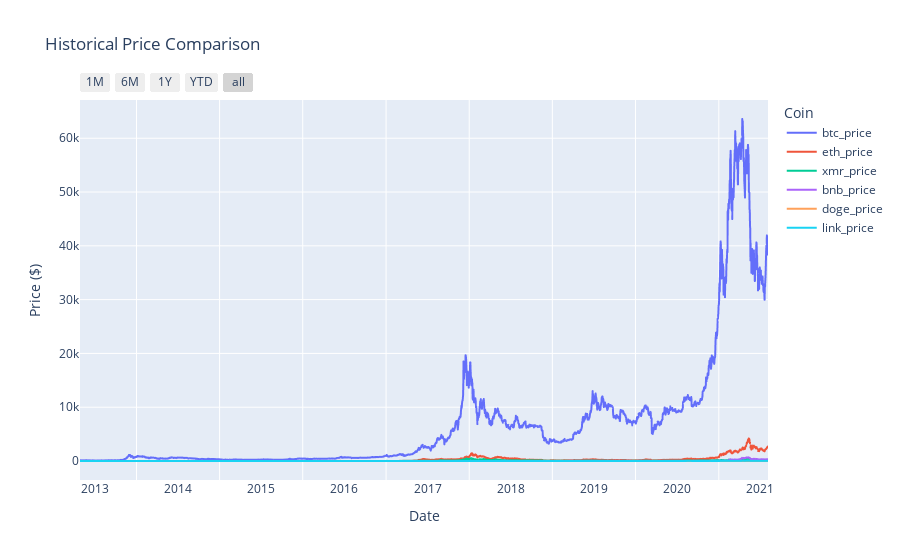

The notebook cell saved with this chart:
### Markdown cell above
## 4.2 Daily Historical Price Chart Since Existence of the Coin

### Code cell
col1=['btc_price','eth_price','xmr_price', 'bnb_price', 'doge_price', 'link_price']
fig = px.line(df, x='date', y=col1,hover_data={"date": "|%B %d, %Y"},title='Historical Price Comparison',labels={'date':"Date", 'variable' :"Coin" , 'value' :"Price ($)"})
fig.update_xaxes(
    #tickformat="%b\n%Y",
    ticklabelmode="period",
    rangeslider_visible=False,
    rangeselector=dict(
        buttons=list([
            dict(count=1, label="1M", step="month", stepmode="backward"),
            dict(count=6, label="6M", step="month", stepmode="backward"),
            dict(count=1, label="1Y", step="year", stepmode="backward"),
            dict(count=1, label="YTD", step="year", stepmode="todate"),
            dict(step="all")
        ])
    )
)
fig.show()

### Figure 1 — Plotly figure (JSON) as saved in the notebook; plotly's stock layout.template omitted (floating-point values rounded to 4 significant figures; data arrays with more than 128 entries replaced by an {"elided": "..."} marker saying what was removed)
{"data": [{"hovertemplate": "Coin=btc_price<br>Date=%{x|%B %d, %Y}<br>Price ($)=%{y}<extra></extra>", "legendgroup": "btc_price", "line": {"color": "#636efa", "dash": "solid"}, "mode": "lines", "name": "btc_price", "showlegend": true, "type": "scattergl", "x": {"elided": "3020 str values"}, "xaxis": "x", "y": {"elided": "3020 float values"}, "yaxis": "y"}, {"hovertemplate": "Coin=eth_price<br>Date=%{x|%B %d, %Y}<br>Price ($)=%{y}<extra></extra>", "legendgroup": "eth_price", "line": {"color": "#EF553B", "dash": "solid"}, "mode": "lines", "name": "eth_price", "showlegend": true, "type": "scattergl", "x": {"elided": "3020 str values"}, "xaxis": "x", "y": {"elided": "3020 float values"}, "yaxis": "y"}, {"hovertemplate": "Coin=xmr_price<br>Date=%{x|%B %d, %Y}<br>Price ($)=%{y}<extra></extra>", "legendgroup": "xmr_price", "line": {"color": "#00cc96", "dash": "solid"}, "mode": "lines", "name": "xmr_price", "showlegend": true, "type": "scattergl", "x": {"elided": "3020 str values"}, "xaxis": "x", "y": {"elided": "3020 float values"}, "yaxis": "y"}, {"hovertemplate": "Coin=bnb_price<br>Date=%{x|%B %d, %Y}<br>Price ($)=%{y}<extra></extra>", "legendgroup": "bnb_price", "line": {"color": "#ab63fa", "dash": "solid"}, "mode": "lines", "name": "bnb_price", "showlegend": true, "type": "scattergl", "x": {"elided": "3020 str values"}, "xaxis": "x", "y": {"elided": "3020 float values"}, "yaxis": "y"}, {"hovertemplate": "Coin=doge_price<br>Date=%{x|%B %d, %Y}<br>Price ($)=%{y}<extra></extra>", "legendgroup": "doge_price", "line": {"color": "#FFA15A", "dash": "solid"}, "mode": "lines", "name": "doge_price", "showlegend": true, "type": "scattergl", "x": {"elided": "3020 str values"}, "xaxis": "x", "y": {"elided": "3020 float values"}, "yaxis": "y"}, {"hovertemplate": "Coin=link_price<br>Date=%{x|%B %d, %Y}<br>Price ($)=%{y}<extra></extra>", "legendgroup": "link_price", "line": {"color": "#19d3f3", "dash": "solid"}, "mode": "lines", "name": "link_price", "showlegend": true, "type": "scattergl", "x": {"elided": "3020 str values"}, "xaxis": "x", "y": {"elided": "3020 float values"}, "yaxis": "y"}], "layout": {"legend": {"title": {"text": "Coin"}, "tracegroupgap": 0}, "title": {"text": "Historical Price Comparison"}, "xaxis": {"anchor": "y", "domain": [0, 1], "rangeselector": {"buttons": [{"count": 1, "label": "1M", "step": "month", "stepmode": "backward"}, {"count": 6, "label": "6M", "step": "month", "stepmode": "backward"}, {"count": 1, "label": "1Y", "step": "year", "stepmode": "backward"}, {"count": 1, "label": "YTD", "step": "year", "stepmode": "todate"}, {"step": "all"}]}, "rangeslider": {"visible": false}, "ticklabelmode": "period", "title": {"text": "Date"}}, "yaxis": {"anchor": "x", "domain": [0, 1], "title": {"text": "Price ($)"}}}}
